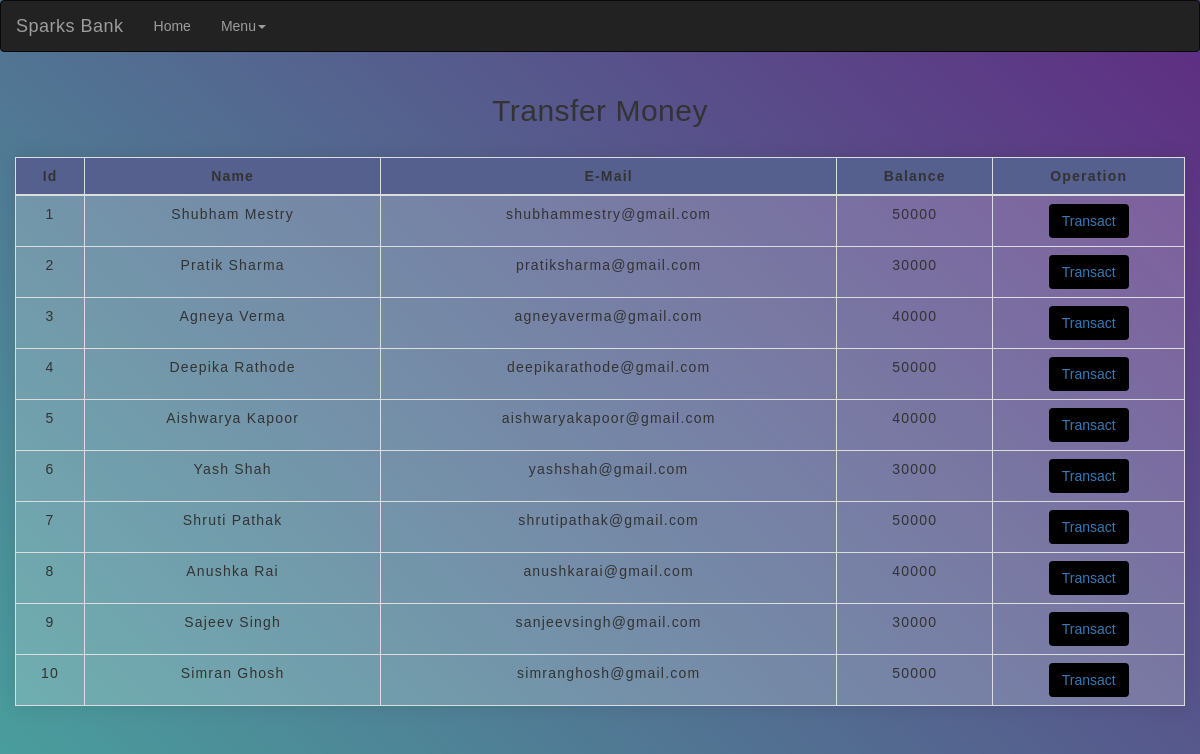
The app's page /transfermoney.php with its own data.
### tables this page shows
CREATE TABLE `users` (
  `id` int(3) NOT NULL,
  `name` text NOT NULL,
  `email` varchar(30) NOT NULL,
  `balance` int(8) NOT NULL
);

### transfermoney.php (the view, shortened to what this page needs)
<!DOCTYPE html>
<html lang="en">
<head>
    <link rel="stylesheet"href="https://maxcdn.bootstrapcdn.com/bootstrap/3.4.1/css/bootstrap.min.css">
    <link rel="stylesheet" type="text/css" href="css/table.css">
    <link rel="stylesheet" type="text/css" href="css/navbar.css">
</head>
<body>
<?php
    include 'config.php';
    $sql = "SELECT * FROM users";
    $result = mysqli_query($conn,$sql);
?>
<?php
  include 'navbar.php';
?>
<div class="container">
        <h2 class="text-center pt-4">Transfer Money</h2>
        <br>
            <div class="row">
                <div class="col">
                    <div class="table-responsive-sm">
                        <table class="table table-hover table-sm table-bordered">
                        <thead>
                            <tr>
                            <th scope="col" class="text-center py-2">Id</th>
                            <th scope="col" class="text-center py-2">Name</th>
                            <th scope="col" class="text-center py-2">E-Mail</th>
                            <th scope="col" class="text-center py-2">Balance</th>
                            <th scope="col" class="text-center py-2">Operation</th>
                            </tr>
                        </thead>
                        <tbody>
                <?php
                    while($rows=mysqli_fetch_assoc($result)){
                ?>
                    <tr>
                        <td class="py-2"><?php echo $rows['id'] ?></td>
                        <td class="py-2"><?php echo $rows['name']?></td>
                        <td class="py-2"><?php echo $rows['email']?></td>
                        <td class="py-2"><?php echo $rows['balance']?></td>
                        <td><a href="selecteduserdetail.php?id= <?php echo $rows['id'] ;?>"> <button type="button" class="btn">Transact</button></a></td>
                    </tr>
                <?php
                    }
                ?>
                        </tbody>
                    </table>
                    </div>
                </div>
            </div>
         </div>
<link rel="stylesheet"href="https://maxcdn.bootstrapcdn.com/bootstrap/3.4.1/css/bootstrap.min.css">
</body>
</html>

### navbar.php (shortened to what this page needs)
<nav class="navbar navbar-inverse">
  <div class="container-fluid">
    <div class="navbar-header">
      <a class="navbar-brand" href="index.php">Sparks Bank</a>
    </div>
    <div class="collapse navbar-collapse" id="myNavbar">
      <ul class="nav navbar-nav">
        <li><a href="index.php">Home</a></li>
        <li class="dropdown">
          <a class="dropdown-toggle" data-toggle="dropdown" href="index.php">Menu<span class="caret"></span></a>
    </div>
  </div>
</nav>

### css/table.css (style rules this page uses)
* { padding: 0; margin: 0; box-sizing: border-box; font-family: sans-serif; }
h2 { font-size: 40px; color: #white; }
table { letter-spacing: 1.2px; }
td { text-align: center; }
button { border:none; background: #000000; transition: 1s; }

### css/navbar.css (style rules this page uses)
.navbar-brand { color: #4C4B4B; letter-spacing: 0.5px; }
h2 { color: #4C4B4B; letter-spacing: 0.5px; font-family: raleway; }

### transfermoney.php (style rules this page uses)
button { transition: 1.5s; }
html, body { height: 100%; }
body { margin: 0; background: linear-gradient(45deg, #49a09d, #5f2c82); font-family: sans-serif; font-weight: 100; }
.container { position: absolute; top: 50%; left: 50%; transform: translate(-50%, -50%); }
table { width: 800px; border-collapse: collapse; overflow: hidden; box-shadow: 0 0 20px rgba(0,0,0,0.1); }
th, td { padding: 15px; background-color: rgba(255,255,255,0.2); color: #black; }
th { text-align: left; background-color: #55608f; }

### records on screen
users: id "1", name "Shubham Mestry", email "shubhammestry@gmail.com", balance "50000"
users: id "2", name "Pratik Sharma", email "pratiksharma@gmail.com", balance "30000"
users: id "3", name "Agneya Verma", email "agneyaverma@gmail.com", balance "40000"
users: id "4", name "Deepika Rathode", email "deepikarathode@gmail.com", balance "50000"
users: id "5", name "Aishwarya Kapoor", email "aishwaryakapoor@gmail.com", balance "40000"
users: id "6", name "Yash Shah", email "yashshah@gmail.com", balance "30000"
users: id "7", name "Shruti Pathak", email "shrutipathak@gmail.com", balance "50000"
users: id "8", name "Anushka Rai", email "anushkarai@gmail.com", balance "40000"
users: id "9", name "Sajeev Singh", email "sanjeevsingh@gmail.com", balance "30000"
users: id "10", name "Simran Ghosh", email "simranghosh@gmail.com", balance "50000"
